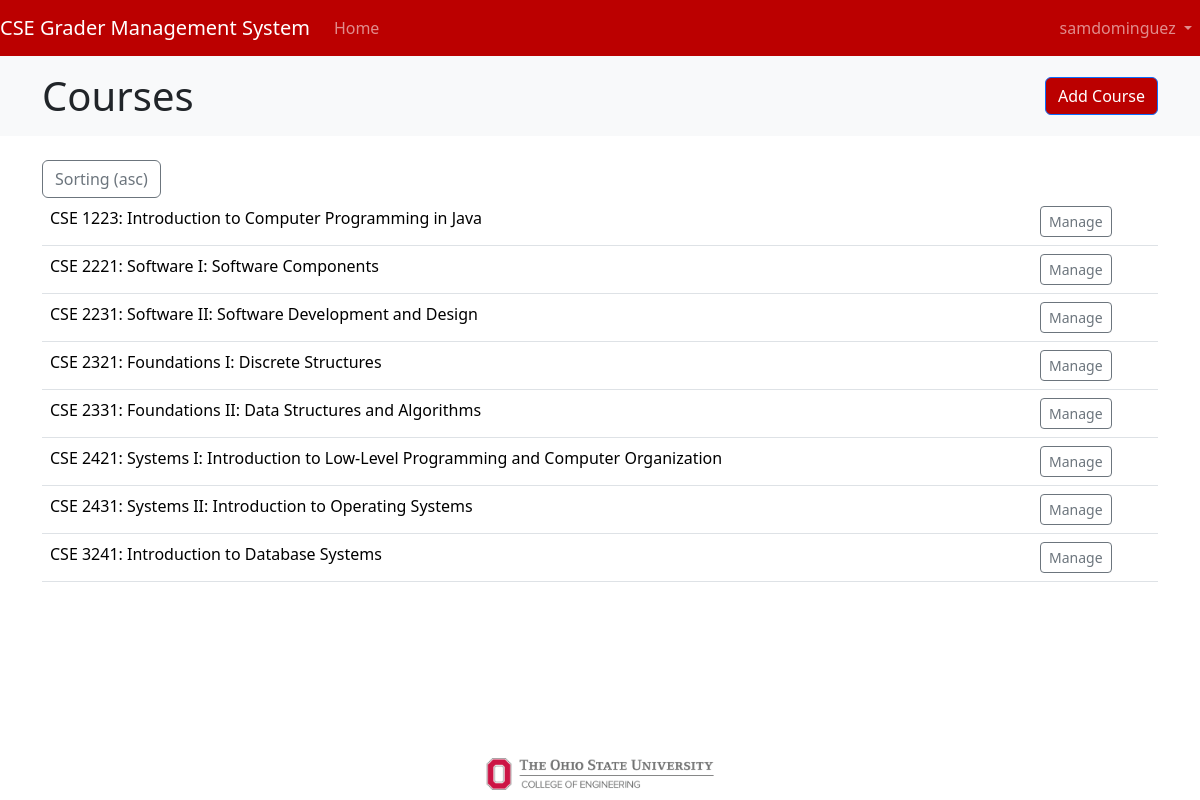
/administrator/ (signed in), run on the app's committed database.
### OSU_CSE_GMS/models.py (models this page shows)
class Course(models.Model):
    course_number = models.CharField(primary_key=True, max_length=15)
    name = models.CharField(max_length=200)
    def __str__(self):
        return 'CSE ' + self.course_number + ': ' + self.name

### OSU_CSE_GMS/views.py (the view)
# urls.py: path('administrator/', administrator, name='administrator'),
def administrator(request):
    context = {}
    if request.method == 'POST':
        form = CourseForm(request.POST)
        if form.is_valid():
            form.save()
    else:
        form = CourseForm()
    courses = Course.objects.all()
    sort_direction = 'asc'
    if 'sort' in request.GET:
        sort_direction = request.GET['sort']
        sort_direction = 'asc' if sort_direction == 'desc' else 'desc'
    if sort_direction == 'asc':
        courses = courses.order_by('course_number')
        sort_text = 'Sorting (asc)'
    else:
        courses = courses.order_by('-course_number')
        sort_text = 'Sorting (desc)'
    context = {
        'form': form,
        'courses': courses,
        'sort_direction': sort_direction,
        'sort_text': sort_text
    }
    return render(request, 'administrator.html', context)

### OSU_CSE_GMS/templates/administrator.html (shortened to what this page needs)
<!DOCTYPE html>
<html lang="en">
    <head>
        {% load bootstrap5 %}
        {% bootstrap_css %}
    </head>
    <body>
        {% include 'navbar.html' %}
        <header class="bg-light p-3">
            <div class="container">
                <div class="d-flex justify-content-between align-items-center">
                    <h1 class="m-0">Courses</h1>
                    <button id="add-course-btn" class="btn btn-primary" style="background-color: #BB0000 !important;">Add Course</button>
                </div>
            </div>
        </header>
        <div class="container mt-4">
            <a href="?sort={{ sort_direction }}" class="btn btn-outline-secondary">{{ sort_text }}</a>
            <table class="table">
                <tbody>
                    {% for course in courses %}
                        <tr>
                            <td>{{ course }}</td>
                            <td>
                            <button class="btn btn-sm btn-outline-secondary manage-course-btn" data-course-number="{{ course.course_number }}" data-course-name="{{ course.name }}">Manage</button>
                            </td>
                        </tr>
                    {% endfor %}
                </tbody>
            </table>
        </div>
        {% load static %}
        <div class="bottom-container">
            <img src="{% static 'osu_coe.png' %}" alt="" width="226.8" height="32.5" class="bottom-image">
        </div>
    </body>
</html>

### OSU_CSE_GMS/templates/navbar.html (shortened to what this page needs)
<nav class="navbar navbar-expand-lg navbar-dark" style="background-color: #BB0000">
    <a class="navbar-brand" href="/">CSE Grader Management System</a>
    <div class="collapse navbar-collapse" id="navbarSupportedContent">
        <ul class="navbar-nav mr-auto">
            <li class="nav-item active">
                <a class="nav-link" href="/">Home</a>
            </li>
        </ul>
        <ul class="navbar-nav ms-auto">
            <li class="nav-item dropdown">
                {% if user.is_authenticated %}
                <a class="nav-link dropdown-toggle" href="#" id="navbarDropdown" role="button" data-bs-toggle="dropdown"
                    aria-haspopup="true" aria-expanded="false">
                    {{ user.username }}
                </a>
            {% endif %}
            </li>
        </ul>
    </div>
</nav>

### OSU_CSE_GMS/templates/administrator.html (style rules this page uses)
.bottom-container { position: absolute; bottom: 10px; left: 50%; transform: translateX(-50%); }

### data on the page
Course: course_number+name "CSE 1223: Introduction to Computer Programming in Java"
Course: course_number+name "CSE 2221: Software I: Software Components"
Course: course_number+name "CSE 2231: Software II: Software Development and Design"
Course: course_number+name "CSE 2321: Foundations I: Discrete Structures"
Course: course_number+name "CSE 2331: Foundations II: Data Structures and Algorithms"
Course: course_number+name "CSE 2421: Systems I: Introduction to Low-Level Programming and Computer Organization"
Course: course_number+name "CSE 2431: Systems II: Introduction to Operating Systems"
Course: course_number+name "CSE 3241: Introduction to Database Systems"

### other printed values
{{ user.username }} "samdominguez"
{{ sort_text }} "Sorting (asc)"
